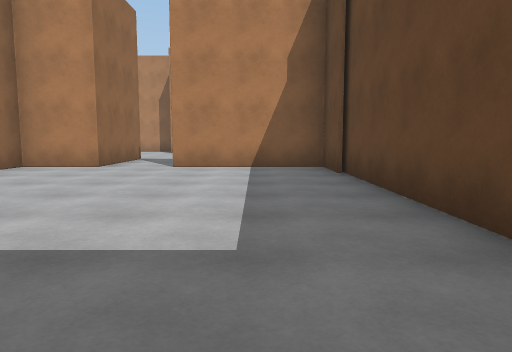
view 1 (above)

24 first-person views from a walk through a 3-D level made in the Unity game engine. The camera is 1.2 m above the floor, tilts 6° down and sees 70° across. The floor is counted in squares, 2 m on a side. Each view is taken from the middle of a square. On the plan, view 1 faces up. The plan holds only what a view shows up to about 10 squares ahead; the rest is blank. The place goes on beyond the plan. The player character is not drawn.

view 2
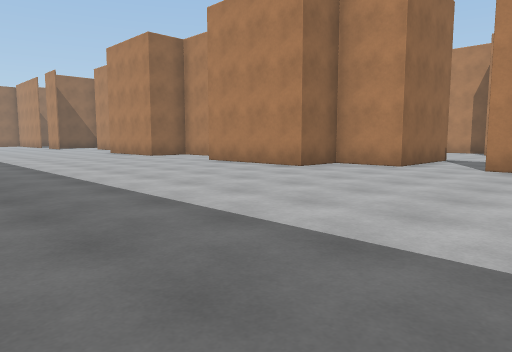

view 3
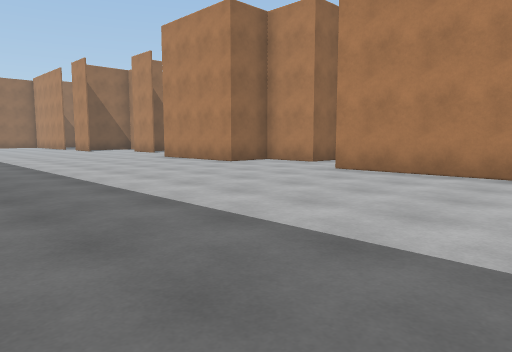

view 4
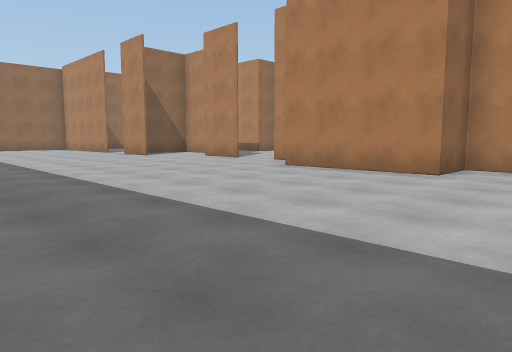

view 5
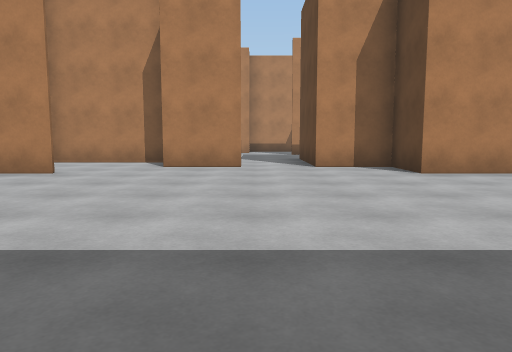

view 6
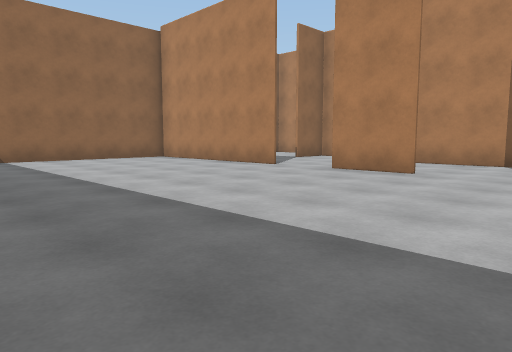

view 7
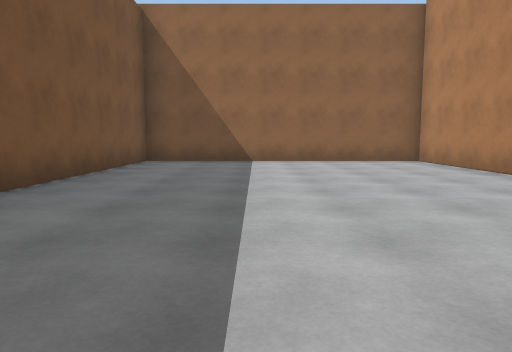

view 8
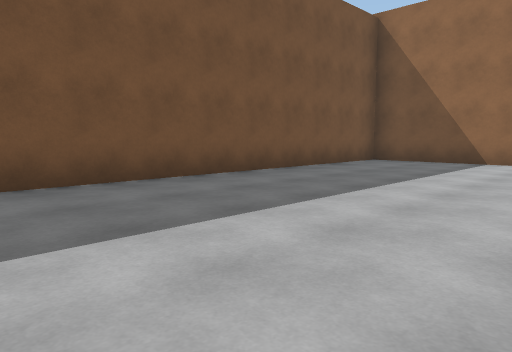

view 9
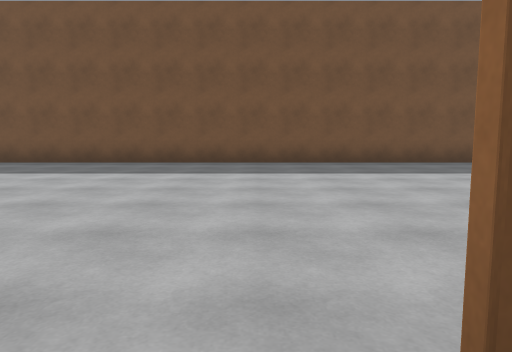

view 10
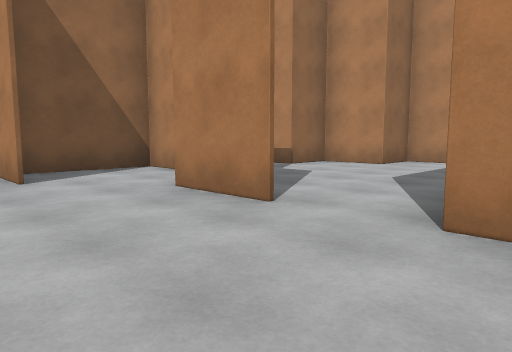

view 11
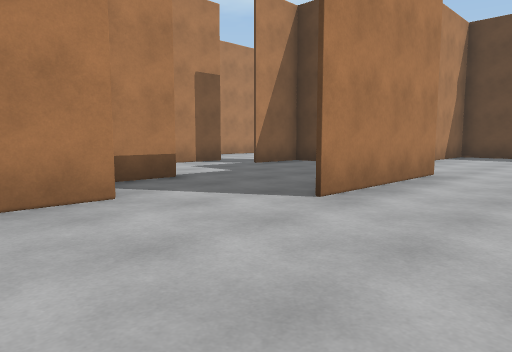

view 12
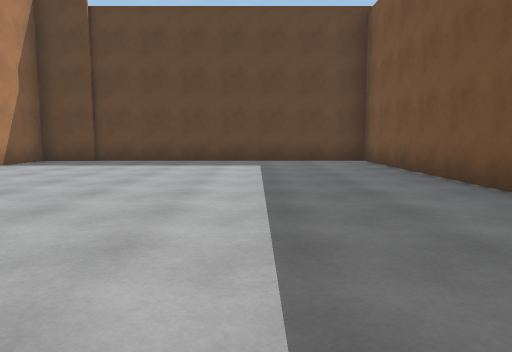

view 13
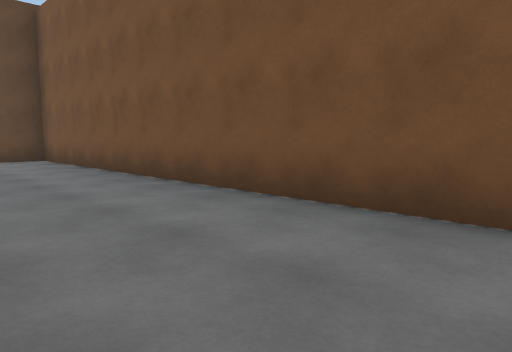

view 14
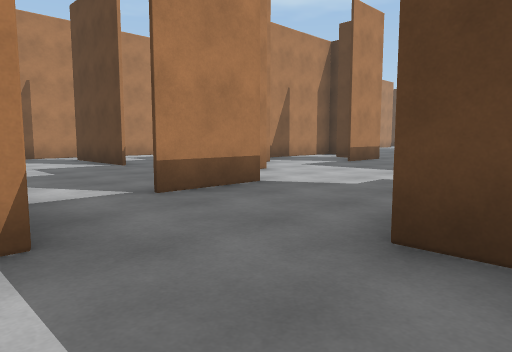

view 15
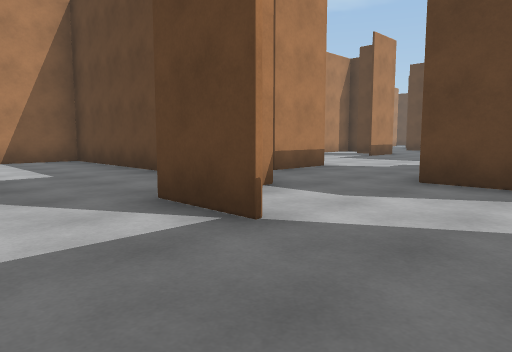

view 16
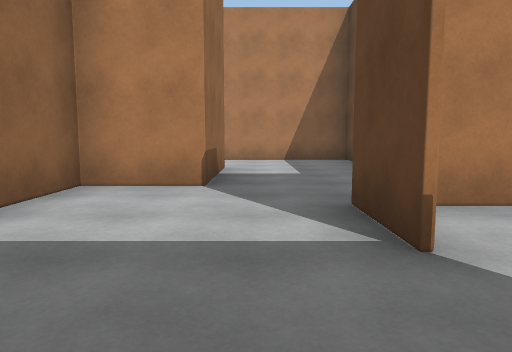

view 17
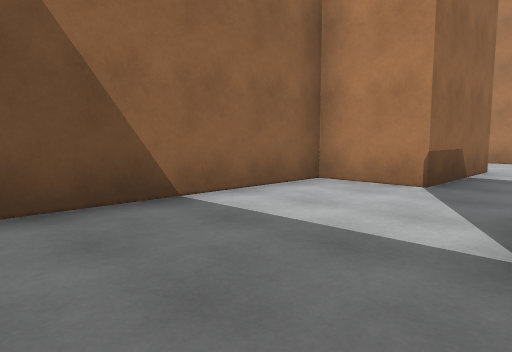

view 18
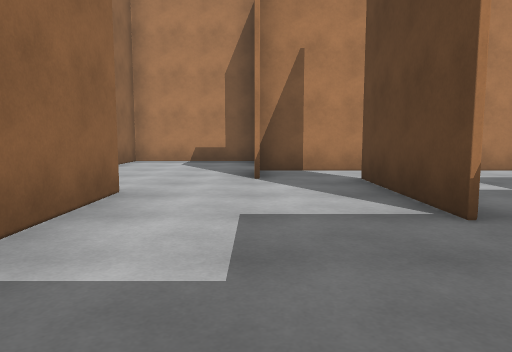

view 19
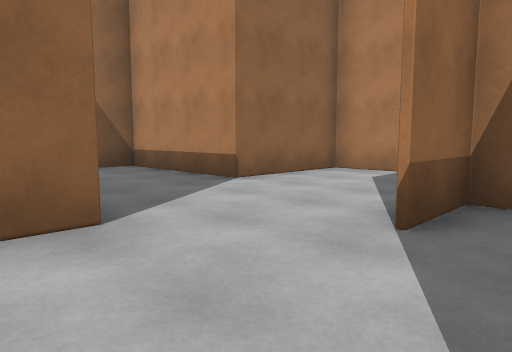

view 20
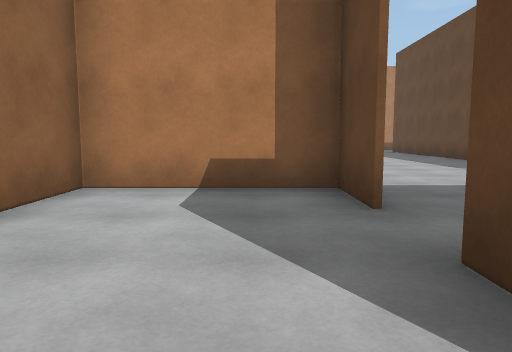

view 21
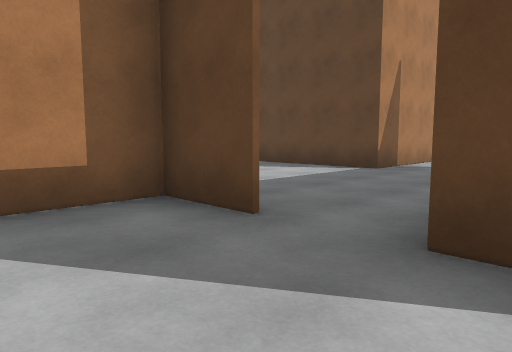

view 22
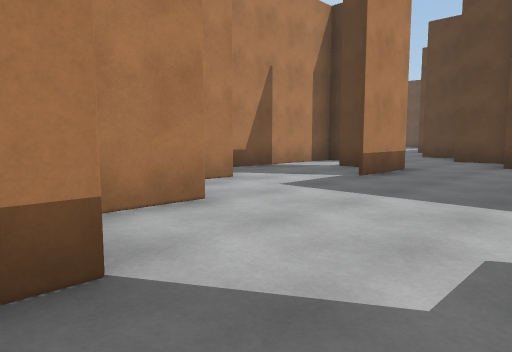

view 23
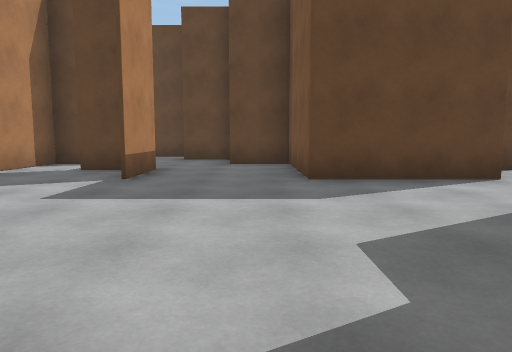

view 24
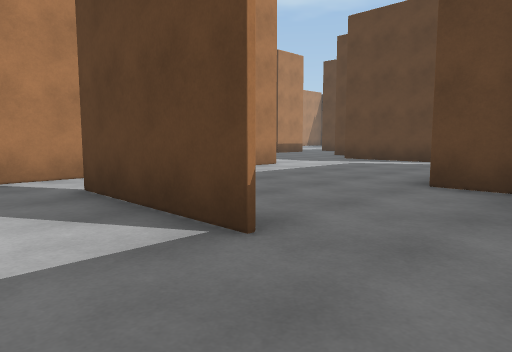

### Floor plan
Points are (right, up) in squares from view 1. A wall is a line through its corners. A room is listed if a view was taken in it or the views show most of it. See-through windows are left out.
Room 1 (views 1, 2, 3, 4, 5, 6, 7, 8, 10, 11, 12, 13)
walls: (-17.2, 7.5) (-19, 7.5); (-9.5, 8.5) (-9.5, 7.5) (-11, 7.5) (-11, 6.1) (-14.2, 6.1) (-14.2, 7.5) (-15.8, 7.5); (-8.6, -0.8) (1.5, -0.8) (1.5, 7.5) (-1.8, 7.5); (-7.9, 8.8) (-8.9, 8.8); (-20.4, 6.1) (-22.1, 6.1); (-19.1, 8.8) (-21.9, 8.8) (-21.9, 6.5); (-3.2, 7.5) (-4.8, 7.5) (-4.8, 6.1) (-8, 6.1); (-23.5, 6.1) (-28.4, 6.1) (-28.4, -0.8) (-10.8, -0.8); (-4.8, 11.5) (-6.2, 11.5); (-3.3, 9.5) (-3.3, 10.2) (-4.9, 10.2)
ways out: opening at (-17, 8) to room 2; opening at (-23, 6) to room 3; opening at (-4, 11); opening at (-2, 8)
Room 2 (views 9, 18, 19, 20, 21, 22, 23, 24)
walls: (-20.5, 15.5) (-20.5, 18.4); (-17.2, 14.2) (-18.8, 14.2) (-18.8, 12.9) (-20.4, 12.9) (-20.4, 11.5) (-22, 11.5); (-23.5, 17) (-23.5, 15); (-22, 19.2) (-22, 19.8); (-19.9, 19.6) (-21.9, 19.6) (-21.9, 18.2); (-14.1, 12.9) (-15.8, 12.9); (-22, 21) (-22, 22.3) (-25.1, 22.3) (-25.1, 19.6) (-28.4, 19.6) (-28.4, 18.9); (-15.8, 7.5) (-15.8, 10.2) (-12.7, 10.2) (-12.7, 11.6)
ways out: opening at (-17, 8) to room 1; opening at (-23, 9) to room 3; opening at (-20, 19) to room 4; opening at (-16, 14) to room 5; opening at (-20, 15) to room 6; gap at (-22, 21)
Room 3 (views 14, 15, 16, 17)
walls: (-25.1, 8.8) (-25.1, 10.2); (-23.5, 10.2) (-24.5, 10.2); (-23.6, 12.9) (-23.6, 16.9) (-27.2, 16.9); (-26.6, 14.4) (-26.6, 11.5) (-28.2, 11.5) (-28.2, 7.5); (-22, 7.8) (-22, 9)
ways out: opening at (-23, 6) to room 1; opening at (-23, 9) to room 2
Room 4 (no view inside)
walls: (-15.6, 19.6) (-18, 19.6); (-12.7, 17.2) (-12.7, 19)
ways out: opening at (-20, 19) to room 2; opening at (-18.5, 16) to room 6; opening at (-14.5, 20); gap at (-13, 17)
Room 5 (no view inside)
walls: (-14.2, 13.5) (-14.2, 14.2); (-12.7, 15) (-12.7, 15.6) (-16.1, 15.6)
ways out: opening at (-16, 14) to room 2
Room 6 (no view inside)
walls: (-17.3, 14.8) (-17.3, 15.8)
ways out: opening at (-20, 15) to room 2; opening at (-18.5, 16) to room 4

Where each view was taken, in squares from view 1:
view 1: 0 up, 0 right, facing up
view 2: 0 up, 0 right, facing up-left
view 3: 0 up, 4 left, facing up-left
view 4: 0 up, 9 left, facing up-left
view 5: 0 up, 17 left, facing up
view 6: 0 up, 18 left, facing up-left
view 7: 2 up, 19 left, facing left
view 8: 4 up, 19 left, facing down-left
view 9: 8 up, 17 left, facing down
view 10: 5 up, 15 left, facing up-left
view 11: 4 up, 11 left, facing up-right
view 12: 2 up, 8 left, facing right
view 13: 2 up, 9 left, facing down-right
view 14: 8 up, 24 left, facing up-right
view 15: 7 up, 27 left, facing up-right
view 16: 7 up, 26 left, facing up
view 17: 7 up, 25 left, facing up-left
view 18: 13 up, 22 left, facing up
view 19: 16 up, 21 left, facing up-left
view 20: 18 up, 23 left, facing up
view 21: 19 up, 24 left, facing up-right
view 22: 10 up, 21 left, facing up-right
view 23: 11 up, 21 left, facing right
view 24: 14 up, 22 left, facing up-right
